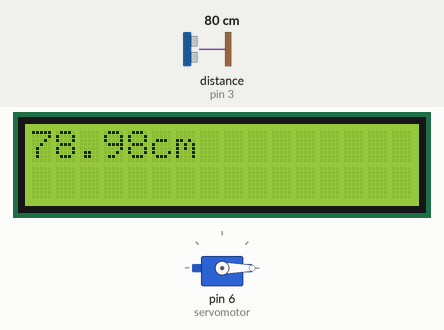
Simulated run of this sketch. Board: Arduino Uno, built with avr-gcc and run on an emulated ATmega328P. Shown: servo, 16×2 character LCD. Wiring (inferred from the names in the program): ultrasonic range finder: trigger pin 2; echo pin 3. The inputs (shaded band) are chosen by the test bench; at power-on: distance to the obstacle (sensor on pin 3) 80 cm. The echo pulse lasts 58.3 µs per cm; what the sketch prints to the serial monitor is not drawn.

Above: at 1.2 s.
1.3 s: distance to the obstacle (sensor on pin 3) set to 33 cm
At 2.1 s:
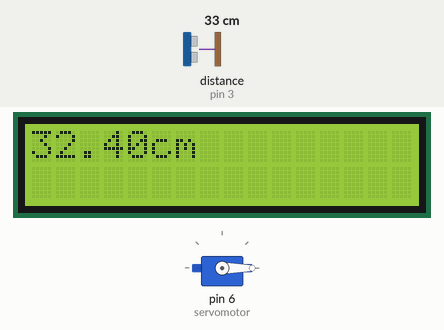
4.9 s: distance to the obstacle (sensor on pin 3) set to 27 cm
At 6.7 s:
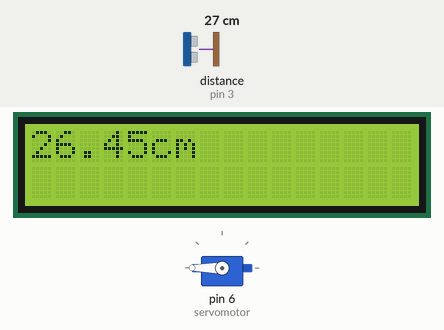
8.5 s: distance to the obstacle (sensor on pin 3) set to 2 cm
At 9.7 s:
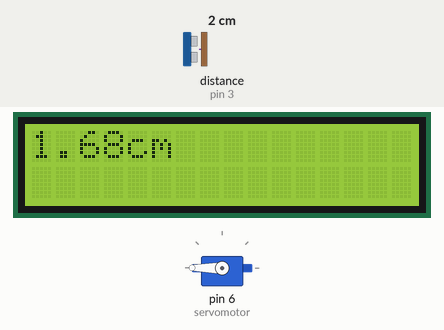
Timing chart, 0 to 17.3 s (numbered marks = the images above; inputs shaded):
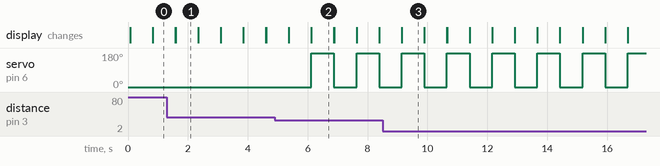

Measured:
- the behaviour switches between 31 and 30 cm on distance to the obstacle (sensor on pin 3) (found by bisection; images 1 and 2)
- after the input at 1.3 s, the display: first differs from a run without the input after 0.29 s (image 1)
- after the input at 4.9 s, servo on pin 6 (servomotor): alternates 180° for 0.76 s and 0° for 0.76 s, starting after 1.2 s; the display: first differs from a run without the input after 0.47 s (image 2)
- after the input at 8.5 s, the display: first differs from a run without the input after 0.65 s (image 3)
- what the display in image 1 shows lasts 0.7 s, from 1.6 s to 2.3 s

The sketch:

ultrasonido_servomotoriense.ino
```cpp
#include <Servo.h>
#include <LiquidCrystal.h>

#define COLS 16
#define ROWS 2

const int PinTrig = 2;
const int PinEcho = 3;
Servo servomotor;
LiquidCrystal lcd(0, 0, 0, 0, 0, 0);


// Constante velocidad sonido en cm/s
const float VelSon = 34000.0;

float distancia;

void setup()
{
  Serial.begin(9600);
  pinMode(PinTrig, OUTPUT);
  pinMode(PinEcho, INPUT);
  servomotor.attach(6);//assignacion del servomotor al pin 5
  servomotor.write(0);//giro del servo colocado a 0º
  lcd.begin(COLS, ROWS);
  lcd.setCursor(0,0);
  lcd.clear();
}
void loop()
{
  iniciarTrigger();
  // La función pulseIn obtiene el tiempo que tarda en cambiar entre estados, en este caso a HIGH
  //unsigned long tiempo = pulseIn(PinEcho, HIGH);

  // Obtenemos la distancia en cm, hay que convertir el tiempo en segudos ya que está en microsegundos
  // por eso se multiplica por 0.000001
  //distancia = tiempo * 0.000001 * VelSon / 2.0;

  while(distancia<= 30)
  {
    servomotor.write(180);
    iniciarTrigger();
    if(distancia>30)
      {
        break;
      }
    servomotor.write(-180);
    iniciarTrigger();
    if(distancia>30)
      {

        break;
      }

  }

}


void iniciarTrigger()//describir que hace!!!!!!!!
{
  digitalWrite(PinTrig, LOW);
  delayMicroseconds(2);

  digitalWrite(PinTrig, HIGH);
  delayMicroseconds(10);

  // Comenzamos poniendo el pin Trigger en estado bajo
  digitalWrite(PinTrig, LOW);
  unsigned long tiempo = pulseIn(PinEcho, HIGH);
  distancia = tiempo * 0.000001 * VelSon / 2.0;
  Serial.print(distancia);
  Serial.print("cm");
  Serial.println();
  lcd.print(distancia);
  lcd.print("cm");
  delay(750);
  lcd.clear();
}
```
